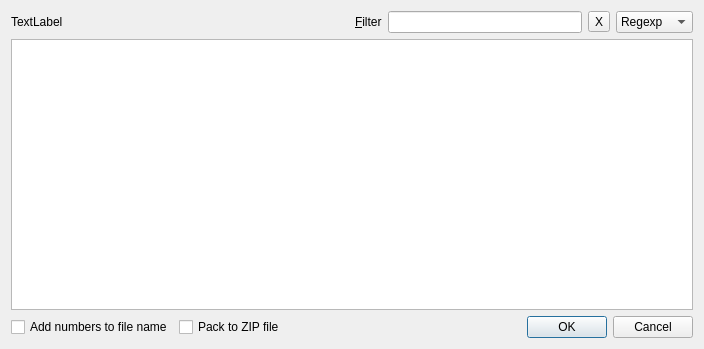
<?xml version="1.0" encoding="UTF-8"?>
<ui version="4.0">
 <class>DownloadListDlg</class>
 <widget class="QDialog" name="DownloadListDlg">
  <property name="geometry">
   <rect>
    <x>0</x>
    <y>0</y>
    <width>704</width>
    <height>349</height>
   </rect>
  </property>
  <property name="windowTitle">
   <string>Dialog</string>
  </property>
  <layout class="QVBoxLayout" name="verticalLayout">
   <item>
    <layout class="QHBoxLayout" name="horizontalLayout_2">
     <item>
      <widget class="QLabel" name="label">
       <property name="sizePolicy">
        <sizepolicy hsizetype="Expanding" vsizetype="Preferred">
         <horstretch>0</horstretch>
         <verstretch>0</verstretch>
        </sizepolicy>
       </property>
       <property name="text">
        <string>TextLabel</string>
       </property>
      </widget>
     </item>
     <item>
      <layout class="QHBoxLayout" name="horizontalLayout">
       <item>
        <widget class="QLabel" name="label_2">
         <property name="text">
          <string>&amp;Filter</string>
         </property>
         <property name="buddy">
          <cstring>filter</cstring>
         </property>
        </widget>
       </item>
       <item>
        <widget class="QLineEdit" name="filter"/>
       </item>
       <item>
        <widget class="QToolButton" name="btnClearFilter">
         <property name="toolTip">
          <string>Clear filter</string>
         </property>
         <property name="text">
          <string>X</string>
         </property>
        </widget>
       </item>
       <item>
        <widget class="QComboBox" name="syntax">
         <property name="toolTip">
          <string>Filter syntax</string>
         </property>
         <item>
          <property name="text">
           <string>Regexp</string>
          </property>
         </item>
         <item>
          <property name="text">
           <string>Wildcard</string>
          </property>
         </item>
        </widget>
       </item>
      </layout>
     </item>
    </layout>
   </item>
   <item>
    <widget class="QTableWidget" name="table">
     <property name="selectionBehavior">
      <enum>QAbstractItemView::SelectRows</enum>
     </property>
     <property name="horizontalScrollMode">
      <enum>QAbstractItemView::ScrollPerPixel</enum>
     </property>
     <property name="wordWrap">
      <bool>false</bool>
     </property>
    </widget>
   </item>
   <item>
    <layout class="QHBoxLayout" name="horizontalLayout_3">
     <item>
      <widget class="QCheckBox" name="checkAddNumbers">
       <property name="text">
        <string>Add numbers to file name</string>
       </property>
      </widget>
     </item>
     <item>
      <widget class="QCheckBox" name="checkZipFile">
       <property name="text">
        <string>Pack to ZIP file</string>
       </property>
      </widget>
     </item>
     <item>
      <widget class="QDialogButtonBox" name="buttonBox">
       <property name="orientation">
        <enum>Qt::Horizontal</enum>
       </property>
       <property name="standardButtons">
        <set>QDialogButtonBox::Cancel|QDialogButtonBox::Ok</set>
       </property>
      </widget>
     </item>
    </layout>
   </item>
  </layout>
 </widget>
 <tabstops>
  <tabstop>filter</tabstop>
  <tabstop>btnClearFilter</tabstop>
  <tabstop>syntax</tabstop>
  <tabstop>table</tabstop>
  <tabstop>checkAddNumbers</tabstop>
  <tabstop>checkZipFile</tabstop>
 </tabstops>
 <resources/>
 <connections>
  <connection>
   <sender>buttonBox</sender>
   <signal>accepted()</signal>
   <receiver>DownloadListDlg</receiver>
   <slot>accept()</slot>
   <hints>
    <hint type="sourcelabel">
     <x>256</x>
     <y>294</y>
    </hint>
    <hint type="destinationlabel">
     <x>157</x>
     <y>274</y>
    </hint>
   </hints>
  </connection>
  <connection>
   <sender>buttonBox</sender>
   <signal>rejected()</signal>
   <receiver>DownloadListDlg</receiver>
   <slot>reject()</slot>
   <hints>
    <hint type="sourcelabel">
     <x>324</x>
     <y>294</y>
    </hint>
    <hint type="destinationlabel">
     <x>286</x>
     <y>274</y>
    </hint>
   </hints>
  </connection>
  <connection>
   <sender>btnClearFilter</sender>
   <signal>clicked()</signal>
   <receiver>filter</receiver>
   <slot>clear()</slot>
   <hints>
    <hint type="sourcelabel">
     <x>477</x>
     <y>24</y>
    </hint>
    <hint type="destinationlabel">
     <x>427</x>
     <y>21</y>
    </hint>
   </hints>
  </connection>
 </connections>
</ui>
